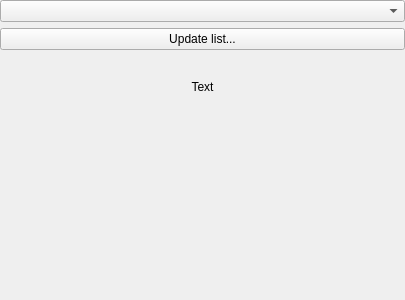
<?xml version="1.0" encoding="UTF-8"?>
<ui version="4.0">
 <class>PanelTextures</class>
 <widget class="QWidget" name="PanelTextures">
  <property name="geometry">
   <rect>
    <x>0</x>
    <y>0</y>
    <width>405</width>
    <height>300</height>
   </rect>
  </property>
  <property name="windowTitle">
   <string>Form</string>
  </property>
  <layout class="QGridLayout" name="gridLayout">
   <property name="leftMargin">
    <number>0</number>
   </property>
   <property name="topMargin">
    <number>0</number>
   </property>
   <property name="rightMargin">
    <number>0</number>
   </property>
   <property name="bottomMargin">
    <number>0</number>
   </property>
   <item row="0" column="0">
    <layout class="QVBoxLayout" name="verticalLayout" stretch="0,0,0,0,0,0,0,0,1">
     <item>
      <widget class="QComboBox" name="comboBox"/>
     </item>
     <item>
      <widget class="QPushButton" name="pushButtonUpdateList">
       <property name="text">
        <string>Update list...</string>
       </property>
      </widget>
     </item>
     <item>
      <widget class="WidgetPreviewObject3D" name="widget3DObjectPreview" native="true"/>
     </item>
     <item>
      <widget class="WidgetShowPicture" name="widgetWallPreview" native="true"/>
     </item>
     <item>
      <widget class="WidgetTilesetSelector" name="widgetTilesetSelector" native="true"/>
     </item>
     <item>
      <widget class="WidgetAutotilesSelector" name="widgetAutotilesSelector" native="true"/>
     </item>
     <item>
      <widget class="QLabel" name="labelInformation">
       <property name="font">
        <font>
         <weight>50</weight>
         <italic>false</italic>
         <bold>false</bold>
         <underline>false</underline>
         <strikeout>false</strikeout>
        </font>
       </property>
       <property name="text">
        <string>Text</string>
       </property>
       <property name="alignment">
        <set>Qt::AlignCenter</set>
       </property>
       <property name="wordWrap">
        <bool>true</bool>
       </property>
      </widget>
     </item>
     <item>
      <widget class="WidgetMountainSelector" name="widgetMountainPreview" native="true"/>
     </item>
     <item>
      <spacer name="verticalSpacer">
       <property name="orientation">
        <enum>Qt::Vertical</enum>
       </property>
       <property name="sizeHint" stdset="0">
        <size>
         <width>248</width>
         <height>38</height>
        </size>
       </property>
      </spacer>
     </item>
    </layout>
   </item>
  </layout>
 </widget>
 <customwidgets>
  <customwidget>
   <class>WidgetPreviewObject3D</class>
   <extends>QWidget</extends>
   <header>widgetpreviewobject3d.h</header>
   <container>1</container>
  </customwidget>
  <customwidget>
   <class>WidgetTilesetSelector</class>
   <extends>QWidget</extends>
   <header>widgettilesetselector.h</header>
   <container>1</container>
  </customwidget>
  <customwidget>
   <class>WidgetShowPicture</class>
   <extends>QWidget</extends>
   <header>widgetshowpicture.h</header>
   <container>1</container>
  </customwidget>
  <customwidget>
   <class>WidgetAutotilesSelector</class>
   <extends>QWidget</extends>
   <header>widgetautotilesselector.h</header>
   <container>1</container>
  </customwidget>
  <customwidget>
   <class>WidgetMountainSelector</class>
   <extends>QWidget</extends>
   <header>widgetmountainselector.h</header>
   <container>1</container>
  </customwidget>
 </customwidgets>
 <resources/>
 <connections/>
</ui>
